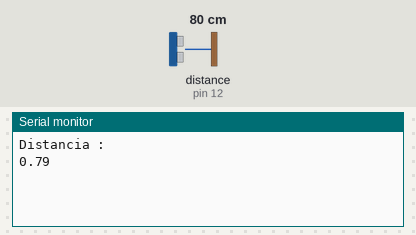
Bench run of a sketch on a simulated Arduino Uno, built with avr-gcc and run on an emulated ATmega328P. Parts: the last lines printed to the serial monitor. Wiring (inferred from the names in the program): ultrasonic range finder: trigger pin 13; echo pin 12. Inputs (shaded band) come from the test bench; at power-on: distance to the obstacle (sensor on pin 12) 80 cm. The echo pulse lasts 58.3 µs per cm.

Above: at 1.3 s.
1.4 s: distance to the obstacle (sensor on pin 12) set to 2 cm
At 2.8 s:
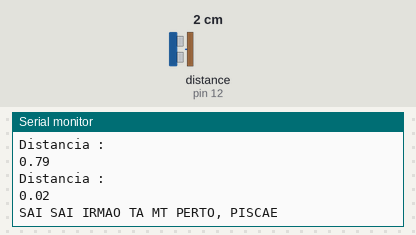
5.6 s: distance to the obstacle (sensor on pin 12) set to 4 cm
At 7.1 s:
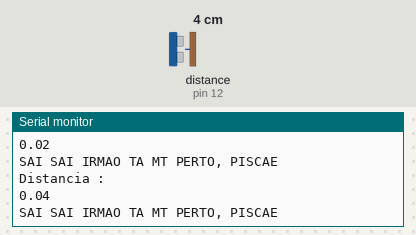
Timing chart, 0 to 8.6 s (numbered marks = the images above; inputs shaded):
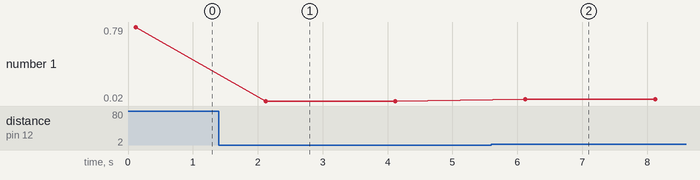

Measured:
- after the input at 1.4 s, the serial monitor: prints a new line after 0.72 s (image 1)
- after the input at 5.6 s, the serial monitor: prints a new line after 0.52 s (image 2)
- plotted number 1: 0.79 → 0.02 after the input at 1.4 s, 0.02 → 0.04 after the input at 5.6 s

The sketch:

proximidadePisca.ino
```cpp
int TRIG_PIN = 13;
int ECHO_PIN = 12;

float tempo = 0;
const float velMs = 340;
const float velMm = 0.000340;


void dispara(){

    digitalWrite(TRIG_PIN, HIGH);
    delayMicroseconds(10);
    digitalWrite(TRIG_PIN, LOW);

  }

float Calcula(float temporoso){
  return temporoso * velMm / 2;
}

void pisca(){

  if (digitalRead(LED_BUILTIN) == 1) digitalWrite(LED_BUILTIN, LOW);
  else digitalWrite(LED_BUILTIN, HIGH);
}

float var;

void setup(){
  pinMode(TRIG_PIN, OUTPUT);
  digitalWrite(TRIG_PIN, LOW);
  pinMode(ECHO_PIN, INPUT);
    Serial.begin(9600);
    pinMode(LED_BUILTIN, OUTPUT);
    delay(100);
}

void loop() {
  dispara();
    tempo = pulseIn(ECHO_PIN, HIGH);
    Serial.println("Distancia : ");
    var = Calcula(tempo);
    Serial.println(var);

    if(var < 0.5){
      Serial.println("SAI SAI IRMAO TA MT PERTO, PISCAE");
      digitalWrite(LED_BUILTIN, HIGH);
      }else digitalWrite(LED_BUILTIN, LOW);
    delay(2000);

}
```
